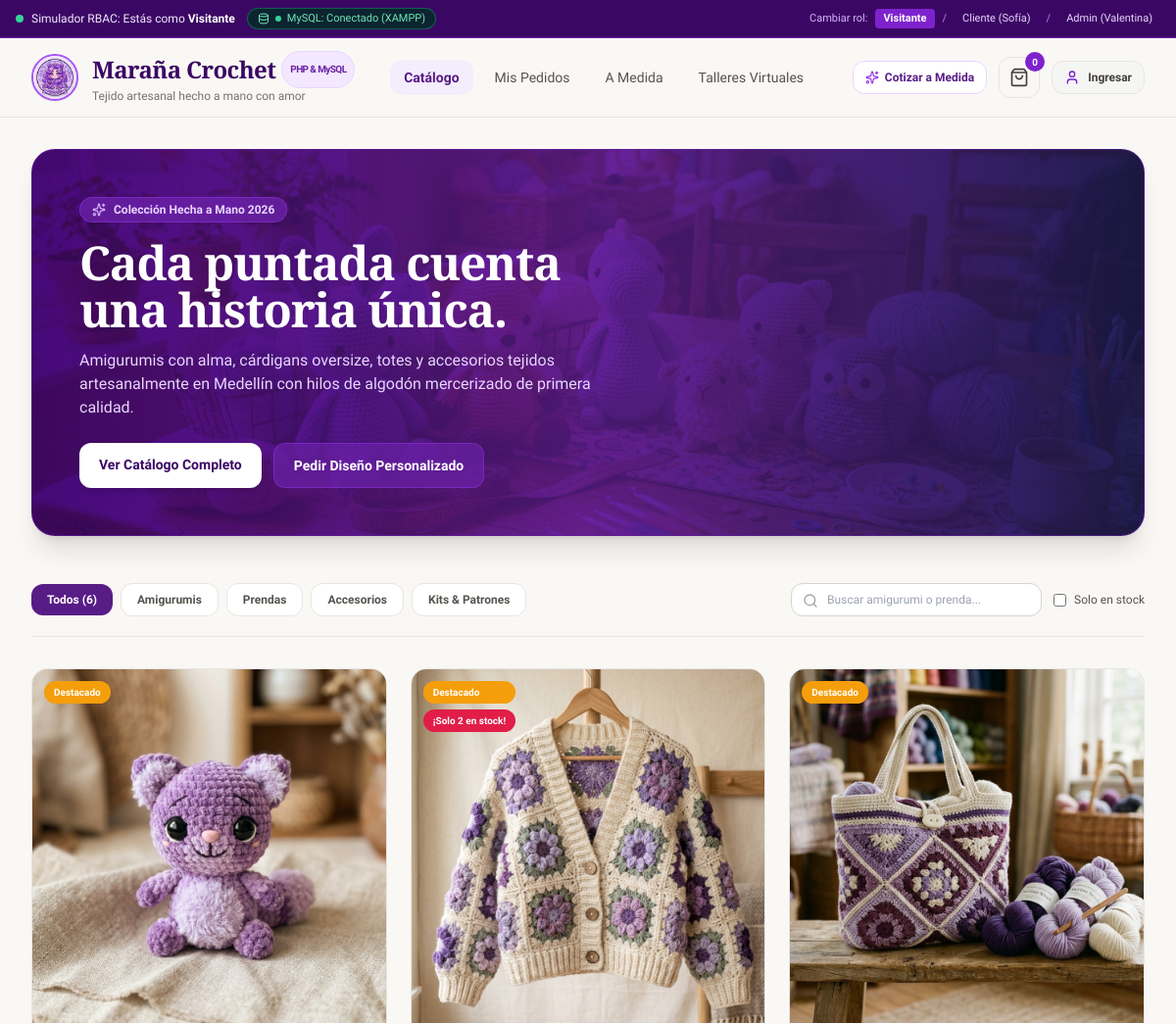
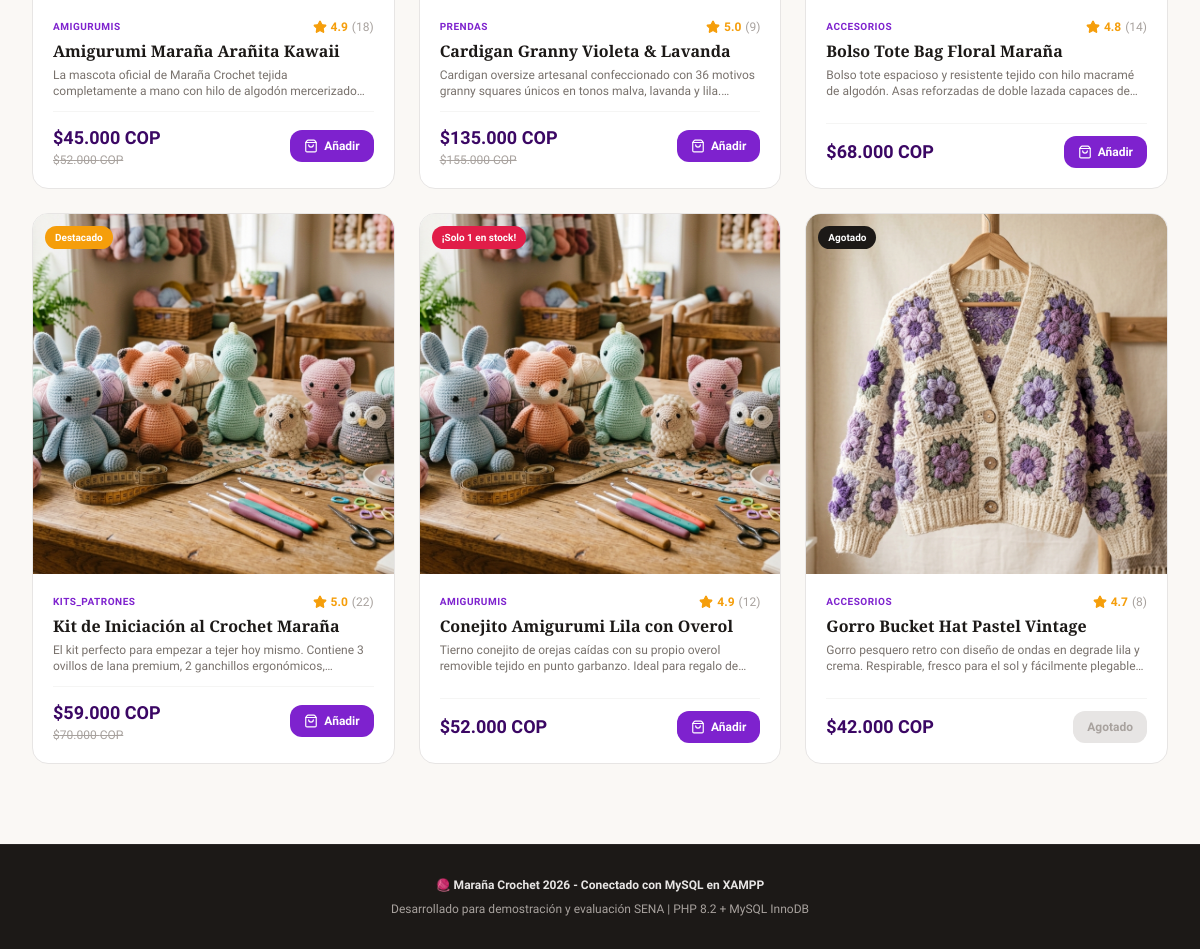
The page / on the database its author committed (2 pictures, top to bottom).
### tables this page shows
CREATE TABLE IF NOT EXISTS `productos` (
  `id` VARCHAR(50) NOT NULL,
  `sku` VARCHAR(50) NOT NULL UNIQUE,
  `nombre` VARCHAR(200) NOT NULL,
  `categoria` ENUM('amigurumis', 'prendas', 'accesorios', 'kits_patrones') NOT NULL,
  `precio` DECIMAL(12,2) NOT NULL,
  `precio_original` DECIMAL(12,2) DEFAULT NULL,
  `stock` INT NOT NULL DEFAULT 0,
  `min_stock_alert` INT NOT NULL DEFAULT 2,
  `rating` DECIMAL(3,1) NOT NULL DEFAULT 5.0,
  `review_count` INT NOT NULL DEFAULT 0,
  `imagen_url` TEXT NOT NULL,
  `descripcion` TEXT NOT NULL,
  `detalles` TEXT DEFAULT NULL,  
  `es_destacado` TINYINT(1) NOT NULL DEFAULT 0,
  `ventas_count` INT NOT NULL DEFAULT 0,
  `created_at` DATETIME DEFAULT CURRENT_TIMESTAMP,
  PRIMARY KEY (`id`)
);

### index.php (the view, shortened to what this page needs)
<?php
$dbConnected = false;
$products = [];
try {
    $pdo = getDBConnection();
    $dbConnected = true;
    $pStmt = $pdo->query("SELECT * FROM productos ORDER BY es_destacado DESC, created_at DESC");
    while ($row = $pStmt->fetch()) {
        $row['detalles'] = !empty($row['detalles']) ? json_decode($row['detalles'], true) : [];
        $products[] = $row;
    }
} catch (Exception $e) {
    $dbConnected = false;
    $dbError = $e->getMessage();
}
?>
<!DOCTYPE html>
<html lang="es">
<head>
  <script src="https://cdn.tailwindcss.com"></script>
</head>
<body class="text-stone-800 min-h-screen flex flex-col antialiased">
  <div class="bg-marana-900 text-purple-100 text-xs px-4 py-2 flex flex-wrap items-center justify-between gap-2 border-b border-purple-800">
    <div class="flex items-center gap-3">
      <div class="flex items-center gap-2">
        <span class="inline-block w-2 h-2 rounded-full bg-emerald-400 animate-pulse"></span>
        <span>
          Simulador RBAC: Estás como
          <strong id="roleLabel" class="text-white font-semibold capitalize">Visitante</strong>
        </span>
      </div>
      <button onclick="openDbModal()" class="px-2.5 py-0.5 rounded-full text-[11px] font-medium flex items-center gap-1.5 transition cursor-pointer <?= $dbConnected ? 'bg-emerald-950/80 text-emerald-300 border border-emerald-500/40 hover:bg-emerald-900' : 'bg-amber-950/80 text-amber-300 border border-amber-500/40 hover:bg-amber-900' ?>">
        <i data-lucide="database" class="w-3 h-3"></i>
        <span class="w-1.5 h-1.5 rounded-full <?= $dbConnected ? 'bg-emerald-400 animate-pulse' : 'bg-amber-400' ?>"></span>
        <span><?= $dbConnected ? 'MySQL: Conectado (XAMPP)' : 'MySQL: Desconectado' ?></span>
      </button>
    </div>
    <div class="flex items-center gap-2 text-[11px]">
      <span class="text-purple-300 hidden sm:inline">Cambiar rol:</span>
      <button onclick="setRole('visitor')" id="btnRoleVisitor" class="px-2 py-0.5 rounded transition bg-purple-700 text-white font-bold">Visitante</button>
      <span class="text-purple-400">/</span>
      <button onclick="setRole('customer')" id="btnRoleCustomer" class="px-2 py-0.5 rounded transition text-purple-200 hover:bg-purple-800">Cliente (Sofía)</button>
      <span class="text-purple-400">/</span>
      <button onclick="setRole('admin')" id="btnRoleAdmin" class="px-2 py-0.5 rounded transition text-purple-200 hover:bg-purple-800">Admin (Valentina)</button>
    </div>
  </div>
  <header class="sticky top-0 z-40 bg-[#FAF8F5]/95 backdrop-blur-md border-b border-stone-200 shadow-xs">
    <div class="max-w-7xl mx-auto px-4 sm:px-6 lg:px-8 h-20 flex items-center justify-between gap-4">
      <div onclick="switchTab('catalog')" class="flex items-center gap-3.5 cursor-pointer group select-none">
        <div class="relative w-12 h-12 rounded-full overflow-hidden border-2 border-purple-500 shadow-sm bg-purple-100 group-hover:scale-105 transition-transform">
          <img src="assets/images/marana_mascot_logo_1791404947945.jpg" alt="Maraña Mascot" class="w-full h-full object-cover">
        </div>
        <div>
          <span class="font-display text-2xl font-bold tracking-tight text-marana-900 flex items-center gap-1.5">
            Maraña Crochet
            <span class="text-[10px] font-sans px-2 py-0.5 rounded-full bg-purple-100 text-purple-800 font-semibold border border-purple-200">PHP & MySQL</span>
          </span>
          <p class="text-xs text-stone-500 font-medium">Tejido artesanal hecho a mano con amor</p>
        </div>
      </div>
      <nav class="hidden md:flex items-center gap-1 lg:gap-2 text-sm font-medium text-stone-600">
        <button onclick="switchTab('catalog')" id="nav-catalog" class="px-3.5 py-2 rounded-xl transition font-semibold text-purple-900 bg-purple-100/70">
          Catálogo
        </button>
        <button onclick="switchTab('orders')" id="nav-orders" class="px-3.5 py-2 rounded-xl transition hover:text-purple-900 hover:bg-purple-50">
          Mis Pedidos
        </button>
        <button onclick="switchTab('quotes')" id="nav-quotes" class="px-3.5 py-2 rounded-xl transition hover:text-purple-900 hover:bg-purple-50">
          A Medida
        </button>
        <button onclick="switchTab('classes')" id="nav-classes" class="px-3.5 py-2 rounded-xl transition hover:text-purple-900 hover:bg-purple-50">
          Talleres Virtuales
        </button>
      </nav>
      <div class="flex items-center gap-3">
        <button onclick="openQuoteModal()" class="hidden sm:inline-flex items-center gap-1.5 px-3 py-2 bg-white border border-purple-200 hover:border-purple-400 text-purple-900 rounded-xl text-xs font-semibold shadow-xs transition">
          <i data-lucide="sparkles" class="w-3.5 h-3.5 text-purple-600"></i>
          <span>Cotizar a Medida</span>
        </button>
        <button onclick="openCartDrawer()" class="relative p-2.5 text-stone-700 hover:text-purple-900 hover:bg-purple-50 rounded-xl transition border border-stone-200">
          <i data-lucide="shopping-bag" class="w-5 h-5"></i>
          <span id="cartBadge" class="absolute -top-1.5 -right-1.5 bg-purple-700 text-white font-bold text-[10px] w-5 h-5 rounded-full flex items-center justify-center shadow-xs">0</span>
        </button>
        <button onclick="openAuthModal()" class="flex items-center gap-2 p-2 sm:px-3 sm:py-2 bg-stone-100 hover:bg-purple-100/60 rounded-xl transition border border-stone-200 text-stone-700 text-xs font-semibold">
          <i data-lucide="user" class="w-4 h-4 text-purple-700"></i>
          <span id="navUserLabel" class="hidden sm:inline">Ingresar</span>
        </button>
      </div>
    </div>
  </header>
  <main class="flex-1 max-w-7xl mx-auto w-full px-4 sm:px-6 lg:px-8 py-8">
    <section id="view-catalog" class="space-y-8">
      <div class="relative overflow-hidden rounded-3xl bg-gradient-to-r from-purple-950 via-purple-900 to-indigo-950 text-white shadow-xl border border-purple-800/50">
        <div class="absolute inset-0 opacity-20 pointer-events-none mix-blend-overlay">
          <img src="assets/images/hero_crochet_showcase_1791404957378.jpg" alt="Crochet Hero" class="w-full h-full object-cover">
        </div>
        <div class="relative z-10 p-8 sm:p-12 max-w-2xl space-y-4">
          <div class="inline-flex items-center gap-2 px-3 py-1 rounded-full bg-purple-800/80 border border-purple-600/50 text-purple-200 text-xs font-semibold">
            <i data-lucide="sparkles" class="w-3.5 h-3.5 text-purple-300"></i>
            <span>Colección Hecha a Mano 2026</span>
          </div>
          <h1 class="font-display text-3xl sm:text-5xl font-bold tracking-tight text-white leading-tight">
            Cada puntada cuenta una historia única.
          </h1>
          <p class="text-sm sm:text-base text-purple-200 font-normal leading-relaxed">
            Amigurumis con alma, cárdigans oversize, totes y accesorios tejidos artesanalmente en Medellín con hilos de algodón mercerizado de primera calidad.
          </p>
          <div class="pt-2 flex flex-wrap gap-3">
            <a href="#productos-grid" class="px-5 py-3 rounded-xl bg-white text-purple-950 font-bold text-xs sm:text-sm hover:bg-purple-50 transition shadow-md">
              Ver Catálogo Completo
            </a>
            <button onclick="openQuoteModal()" class="px-5 py-3 rounded-xl bg-purple-800/70 hover:bg-purple-800 text-white font-semibold text-xs sm:text-sm border border-purple-600/50 transition">
              Pedir Diseño Personalizado
            </button>
          </div>
        </div>
      </div>
      <div id="productos-grid" class="flex flex-col md:flex-row items-center justify-between gap-4 pt-4 border-b border-stone-200 pb-5">
        <div class="flex flex-wrap items-center gap-2 w-full md:w-auto">
          <button onclick="filterCategory('all')" id="cat-all" class="cat-pill active px-4 py-2 rounded-xl text-xs font-bold bg-purple-900 text-white shadow-xs transition">
            Todos (<?= count($products) ?>)
          </button>
          <button onclick="filterCategory('amigurumis')" id="cat-amigurumis" class="cat-pill px-4 py-2 rounded-xl text-xs font-semibold bg-white text-stone-600 hover:bg-stone-100 border border-stone-200 transition">
            Amigurumis
          </button>
          <button onclick="filterCategory('prendas')" id="cat-prendas" class="cat-pill px-4 py-2 rounded-xl text-xs font-semibold bg-white text-stone-600 hover:bg-stone-100 border border-stone-200 transition">
            Prendas
          </button>
          <button onclick="filterCategory('accesorios')" id="cat-accesorios" class="cat-pill px-4 py-2 rounded-xl text-xs font-semibold bg-white text-stone-600 hover:bg-stone-100 border border-stone-200 transition">
            Accesorios
          </button>
          <button onclick="filterCategory('kits_patrones')" id="cat-kits_patrones" class="cat-pill px-4 py-2 rounded-xl text-xs font-semibold bg-white text-stone-600 hover:bg-stone-100 border border-stone-200 transition">
            Kits & Patrones
          </button>
        </div>
        <div class="flex items-center gap-3 w-full md:w-auto">
          <div class="relative flex-1 md:w-64">
            <input type="text" id="searchInput" oninput="filterProducts()" placeholder="Buscar amigurumi o prenda..." class="w-full pl-9 pr-4 py-2 text-xs bg-white border border-stone-300 rounded-xl focus:outline-none focus:ring-2 focus:ring-purple-600 focus:border-transparent">
            <i data-lucide="search" class="w-4 h-4 text-stone-400 absolute left-3 top-2.5"></i>
          </div>
          <label class="flex items-center gap-2 text-xs text-stone-600 font-medium cursor-pointer select-none whitespace-nowrap">
            <input type="checkbox" id="stockFilter" onchange="filterProducts()" class="rounded text-purple-700 focus:ring-purple-600">
            <span>Solo en stock</span>
          </label>
        </div>
      </div>
      <div id="productsGrid" class="grid grid-cols-1 sm:grid-cols-2 lg:grid-cols-3 gap-6">
        <?php foreach ($products as $p): ?>
          <div class="product-card group bg-white rounded-2xl border border-stone-200 overflow-hidden shadow-xs hover:shadow-xl transition-all duration-300 flex flex-col"
               data-id="<?= htmlspecialchars($p['id']) ?>"
               data-category="<?= htmlspecialchars($p['categoria']) ?>"
               data-name="<?= htmlspecialchars(strtolower($p['nombre'])) ?>"
               data-stock="<?= (int)$p['stock'] ?>">
            <div class="relative aspect-square overflow-hidden bg-stone-100">
              <img src="<?= htmlspecialchars($p['imagen_url']) ?>" alt="<?= htmlspecialchars($p['nombre']) ?>" class="w-full h-full object-cover group-hover:scale-105 transition-transform duration-500">
              <div class="absolute top-3 left-3 flex flex-col gap-1.5">
                <?php if ($p['es_destacado']): ?>
                  <span class="px-2.5 py-1 rounded-full text-[10px] font-bold bg-amber-500 text-white shadow-xs">Destacado</span>
                <?php endif; ?>
                <?php if ($p['stock'] == 0): ?>
                  <span class="px-2.5 py-1 rounded-full text-[10px] font-bold bg-stone-900 text-white shadow-xs">Agotado</span>
                <?php elseif ($p['stock'] <= $p['min_stock_alert']): ?>
                  <span class="px-2.5 py-1 rounded-full text-[10px] font-bold bg-rose-600 text-white shadow-xs">¡Solo <?= $p['stock'] ?> en stock!</span>
                <?php endif; ?>
              </div>
            </div>
            <div class="p-5 flex-1 flex flex-col justify-between space-y-3">
              <div>
                <div class="flex items-center justify-between text-xs text-stone-500 mb-1">
                  <span class="uppercase tracking-wider font-semibold text-[10px] text-purple-700"><?= htmlspecialchars($p['categoria']) ?></span>
                  <div class="flex items-center gap-1 text-amber-500 font-semibold">
                    <i data-lucide="star" class="w-3.5 h-3.5 fill-current"></i>
                    <span><?= number_format($p['rating'], 1) ?></span>
                    <span class="text-stone-400 font-normal">(<?= $p['review_count'] ?>)</span>
                  </div>
                </div>
                <h3 class="font-display font-bold text-base text-stone-900 group-hover:text-purple-900 transition-colors">
                  <?= htmlspecialchars($p['nombre']) ?>
                </h3>
                <p class="text-xs text-stone-500 line-clamp-2 mt-1">
                  <?= htmlspecialchars($p['descripcion']) ?>
                </p>
              </div>
              <div class="pt-3 border-t border-stone-100 flex items-center justify-between">
                <div>
                  <span class="text-lg font-bold text-marana-900">
                    $<?= number_format($p['precio'], 0, ',', '.') ?> COP
                  </span>
                  <?php if (!empty($p['precio_original'])): ?>
                    <span class="text-xs text-stone-400 line-through block">
                      $<?= number_format($p['precio_original'], 0, ',', '.') ?> COP
                    </span>
                  <?php endif; ?>
                </div>
                <?php if ($p['stock'] > 0): ?>
                  <button onclick="addToCart('<?= $p['id'] ?>')" class="px-3.5 py-2 bg-purple-700 hover:bg-purple-800 text-white rounded-xl text-xs font-semibold flex items-center gap-1.5 transition shadow-xs cursor-pointer">
                    <i data-lucide="shopping-bag" class="w-3.5 h-3.5"></i>
                    <span>Añadir</span>
                  </button>
                <?php else: ?>
                  <button disabled class="px-3.5 py-2 bg-stone-200 text-stone-400 rounded-xl text-xs font-semibold cursor-not-allowed">
                    Agotado
                  </button>
                <?php endif; ?>
              </div>
            </div>
          </div>
        <?php endforeach; ?>
      </div>
    </section>
  </main>
  <footer class="bg-stone-900 text-stone-400 text-xs py-8 border-t border-stone-800 mt-12">
    <div class="max-w-7xl mx-auto px-4 sm:px-6 lg:px-8 text-center space-y-2">
      <p class="font-bold text-stone-200">🧶 Maraña Crochet 2026 - Conectado con MySQL en XAMPP</p>
      <p>Desarrollado para demostración y evaluación SENA | PHP 8.2 + MySQL InnoDB</p>
    </div>
  </footer>
</body>
</html>

### index.php (style rules this page uses)
body { font-family: 'Plus Jakarta Sans', sans-serif; background-color: #FAF8F5; }
.font-display { font-family: 'Playfair Display', Georgia, serif; }

### rows shown on the page
productos: imagen_url (picture), es_destacado "Destacado", categoria "AMIGURUMIS", rating "4.9", review_count "18", nombre "Amigurumi Maraña Arañita Kawaii", descripcion "La mascota oficial de Maraña Crochet tejida completamente a mano con hilo de algodón…", precio "45.000", precio_original "52.000"
productos: imagen_url (picture), es_destacado "Destacado", stock "2", categoria "PRENDAS", rating "5.0", review_count "9", nombre "Cardigan Granny Violeta & Lavanda", descripcion "Cardigan oversize artesanal confeccionado con 36 motivos granny squares únicos en tonos malva, lavanda y…", precio "135.000", precio_original "155.000"
productos: imagen_url (picture), es_destacado "Destacado", categoria "ACCESORIOS", rating "4.8", review_count "14", nombre "Bolso Tote Bag Floral Maraña", descripcion "Bolso tote espacioso y resistente tejido con hilo macramé de algodón. Asas reforzadas de doble lazada capaces…", precio "68.000"
productos: imagen_url (picture), es_destacado "Destacado", categoria "KITS_PATRONES", rating "5.0", review_count "22", nombre "Kit de Iniciación al Crochet Maraña", descripcion "El kit perfecto para empezar a tejer hoy mismo. Contiene 3 ovillos de lana premium, 2 ganchillos…", precio "59.000", precio_original "70.000"
productos: imagen_url (picture), stock "1", categoria "AMIGURUMIS", rating "4.9", review_count "12", nombre "Conejito Amigurumi Lila con Overol", descripcion "Tierno conejito de orejas caídas con su propio overol removible tejido en punto garbanzo. Ideal para regalo…", precio "52.000"
productos: imagen_url (picture), stock "Agotado", categoria "ACCESORIOS", rating "4.7", review_count "8", nombre "Gorro Bucket Hat Pastel Vintage", descripcion "Gorro pesquero retro con diseño de ondas en degrade lila y crema. Respirable, fresco para el sol y fácilmente…", precio "42.000"

### other values the page prints
count($products) "6"
